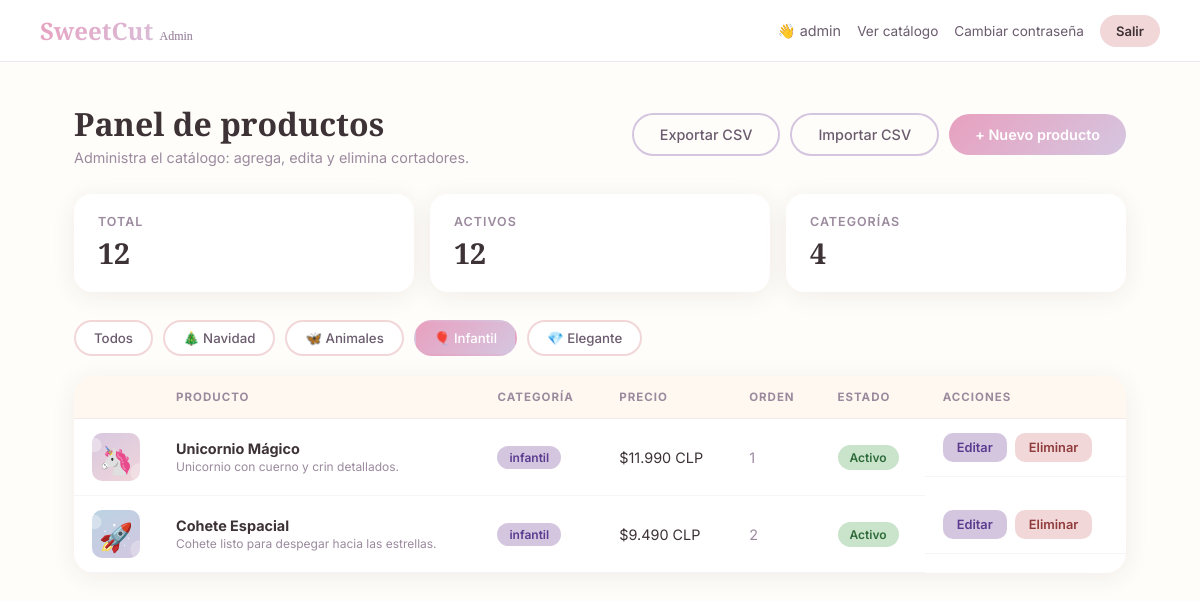
Page /admin/index.php?cat=infantil (signed in) on the committed database.
### tables this page shows
CREATE TABLE IF NOT EXISTS categories (
  id INT AUTO_INCREMENT PRIMARY KEY,
  name VARCHAR(50) UNIQUE NOT NULL,
  label VARCHAR(50) NOT NULL,
  emoji VARCHAR(10) DEFAULT NULL,
  sort_order INT DEFAULT 0
);

CREATE TABLE IF NOT EXISTS products (
  id INT AUTO_INCREMENT PRIMARY KEY,
  name VARCHAR(100) NOT NULL,
  category VARCHAR(20) NOT NULL,
  description TEXT,
  price DECIMAL(10,2) NOT NULL,
  old_price DECIMAL(10,2) DEFAULT NULL,
  emoji VARCHAR(10) DEFAULT NULL,
  image VARCHAR(255) DEFAULT NULL,
  image_thumb VARCHAR(255) DEFAULT NULL,
  sort_order INT DEFAULT 0,
  active TINYINT(1) DEFAULT 1,
  created_at TIMESTAMP DEFAULT CURRENT_TIMESTAMP
);

### admin/index.php (the view, shortened to what this page needs)
<?php
require_once __DIR__ . '/../config/database.php';
$cat = isset($_GET['cat']) ? $_GET['cat'] : '';
$categories = $pdo->query("SELECT name, label, emoji FROM categories ORDER BY sort_order ASC, name ASC")->fetchAll();
$perPage = 10;
$page = max(1, (int)($_GET['page'] ?? 1));
$offset = ($page - 1) * $perPage;
if ($cat !== '') {
    $where = " WHERE category = ?";
    $whereParams = [$cat];
} else {
    $countSql = "SELECT COUNT(*) FROM products";
    $countParams = [];
    $where = "";
    $whereParams = [];
}
$sql = "SELECT * FROM products$where ORDER BY sort_order ASC, id DESC LIMIT $perPage OFFSET $offset";
$stmt = $pdo->prepare($sql);
$stmt->execute($whereParams);
$products = $stmt->fetchAll();
$totalProducts = (int)$pdo->query("SELECT COUNT(*) FROM products")->fetchColumn();
$totalActive = (int)$pdo->query("SELECT COUNT(*) FROM products WHERE active = 1")->fetchColumn();
?>
<!DOCTYPE html>
<html lang="es">
<head>
  <link rel="stylesheet" href="admin-style.css">
</head>
<body>
  <div class="admin-topbar">
    <div class="admin-logo">Sweet<span>Cut</span> <small>Admin</small></div>
    <div class="admin-user">
      <span>👋 <?= htmlspecialchars($_SESSION['admin_username']) ?></span>
      <a href="../index.html" class="link-light">Ver catálogo</a>
      <a href="change-password.php" class="link-light">Cambiar contraseña</a>
      <a href="logout.php" class="btn-logout">Salir</a>
    </div>
  </div>
  <main class="admin-main">
    <div class="admin-header">
      <div>
        <h1>Panel de productos</h1>
        <p>Administra el catálogo: agrega, edita y elimina cortadores.</p>
      </div>
      <div class="header-actions">
        <a href="export.php" class="btn-secondary">Exportar CSV</a>
        <a href="import.php" class="btn-secondary">Importar CSV</a>
        <a href="product-form.php" class="btn-primary">+ Nuevo producto</a>
      </div>
    </div>
    <div class="stat-grid">
      <div class="stat-card"><span class="stat-label">Total</span><span class="stat-value"><?= $totalProducts ?></span></div>
      <div class="stat-card"><span class="stat-label">Activos</span><span class="stat-value"><?= $totalActive ?></span></div>
      <div class="stat-card"><span class="stat-label">Categorías</span><span class="stat-value"><?= count($categories) ?></span></div>
    </div>
    <div class="filter-bar">
      <a href="index.php" class="filter-chip <?= $cat === '' ? 'active' : '' ?>">Todos</a>
      <?php foreach ($categories as $c): ?>
        <a href="index.php?cat=<?= urlencode($c['name']) ?>" class="filter-chip <?= $cat === $c['name'] ? 'active' : '' ?>">
          <?= htmlspecialchars($c['emoji'] ?? '') ?> <?= htmlspecialchars($c['label'] ?? $c['name']) ?>
        </a>
      <?php endforeach; ?>
    </div>
    <div class="table-card">
      <table class="admin-table">
        <thead>
          <tr>
            <th></th>
            <th>Producto</th>
            <th>Categoría</th>
            <th>Precio</th>
            <th>Orden</th>
            <th>Estado</th>
            <th>Acciones</th>
          </tr>
        </thead>
        <tbody>
          <?php foreach ($products as $p): ?>
            <tr>
              <td class="cell-emoji">
                <?php if (!empty($p['image'])): ?>
                  <img src="../<?= htmlspecialchars($p['image_thumb'] ?: $p['image']) ?>" class="cell-thumb" alt="<?= htmlspecialchars($p['name']) ?>">
                <?php else: ?>
                  <?= htmlspecialchars($p['emoji'] ?? '🍪') ?>
                <?php endif; ?>
              </td>
              <td>
                <strong><?= htmlspecialchars($p['name']) ?></strong>
                <br><small class="muted"><?= htmlspecialchars(mb_substr($p['description'] ?? '', 0, 50)) ?></small>
              </td>
              <td><span class="pill pill-<?= htmlspecialchars($p['category']) ?>"><?= htmlspecialchars($p['category']) ?></span></td>
              <td>
                <?= '$' . number_format($p['price'], 0, ',', '.') ?> CLP
              </td>
              <td><span class="muted"><?= (int)$p['sort_order'] ?></span></td>
              <td>
                <form method="POST" action="toggle-active.php" class="inline-form">
                  <button type="submit" class="badge-status <?= $p['active'] ? 'status-on' : 'status-off' ?>">
                    <?= $p['active'] ? 'Activo' : 'Inactivo' ?>
                  </button>
                </form>
              </td>
              <td class="cell-actions">
                <a href="product-form.php?id=<?= $p['id'] ?>" class="btn-small btn-edit">Editar</a>
                <form method="POST" action="delete-product.php" id="delete-form-<?= $p['id'] ?>" class="inline-form">
                  <button type="button" class="btn-small btn-delete" data-name="<?= htmlspecialchars($p['name'], ENT_QUOTES) ?>" onclick="openDeleteModal(this)">Eliminar</button>
                </form>
              </td>
            </tr>
          <?php endforeach; ?>
        </tbody>
      </table>
    </div>
  </main>
</body>
</html>

### rows in the picture
categories: emoji "🎄", label "Navidad"
categories: emoji "🦋", label "Animales"
categories: emoji "🎈", label "Infantil"
categories: emoji "💎", label "Elegante"
products: image (picture), name "Unicornio Mágico", description "Unicornio con cuerno y crin detallados.", category "infantil", price "11.990", sort_order "1", active "Activo"
products: image (picture), name "Cohete Espacial", description "Cohete listo para despegar hacia las estrellas.", category "infantil", price "9.490", sort_order "2", active "Activo"

### other values in the picture
$_SESSION['admin_username'] "admin"
$totalProducts "12"
$totalActive "12"
count($categories) "4"
